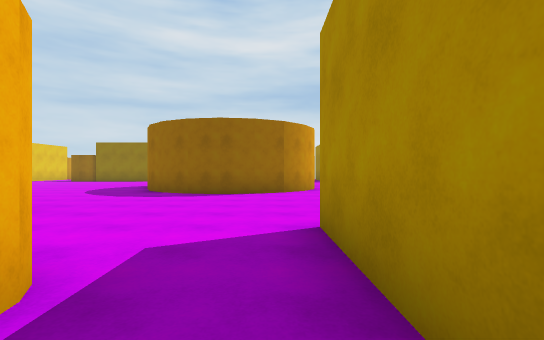
view 1 (above)

23 first-person views from a walk through a 3-D level made in the Unity game engine. The camera is 1.3 m above the floor, looks level and sees 85° across. The floor is counted in squares, 2 m on a side. Each view is taken from the middle of a square. On the plan, view 1 faces up. The plan holds only what a view shows up to about 9 squares ahead; the rest is blank. The place goes on beyond the plan.

view 2
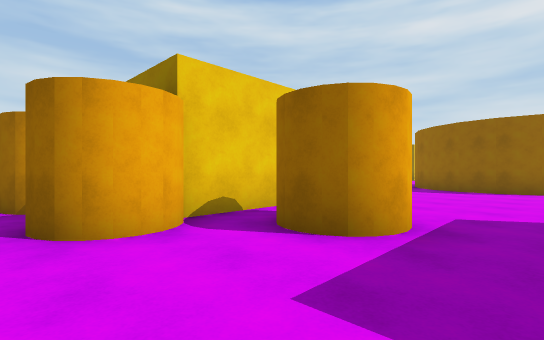

view 3
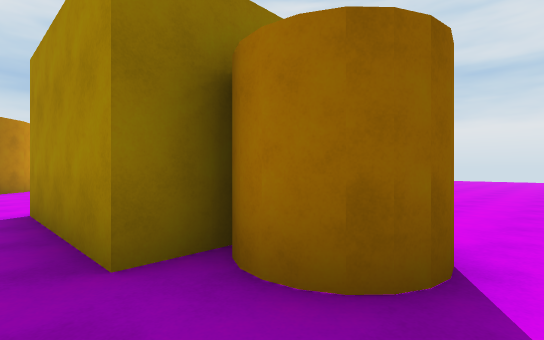

view 4
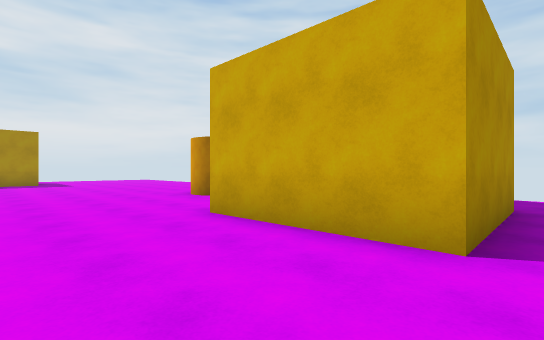

view 5
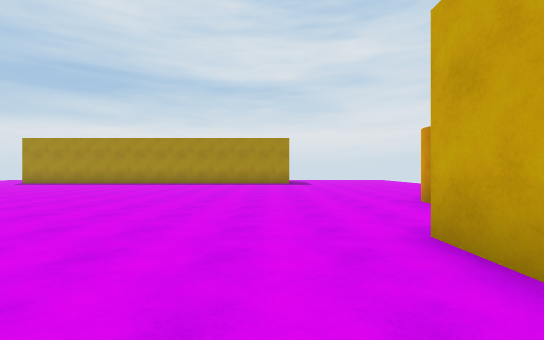

view 6
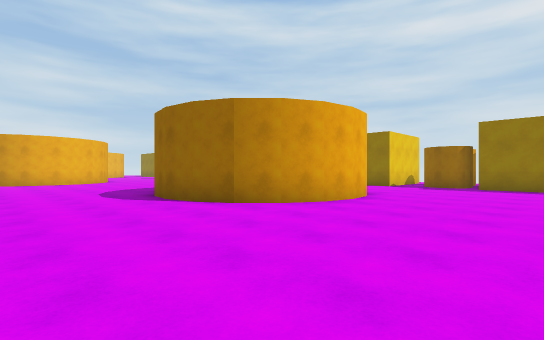

view 7
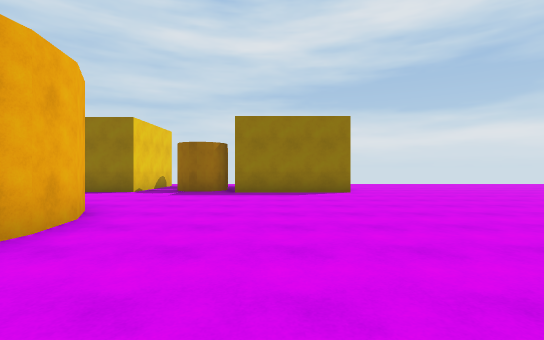

view 8
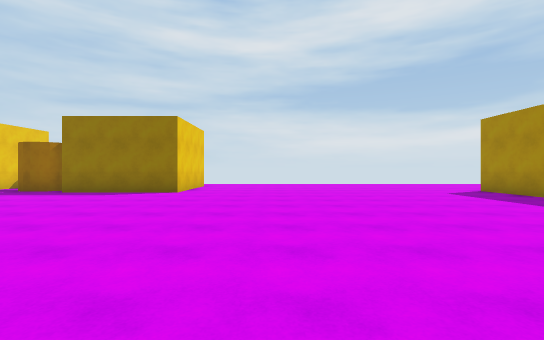

view 9
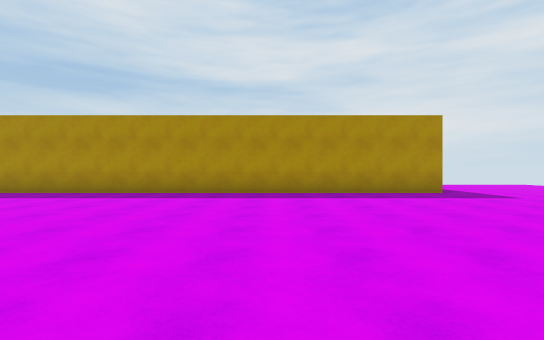

view 10
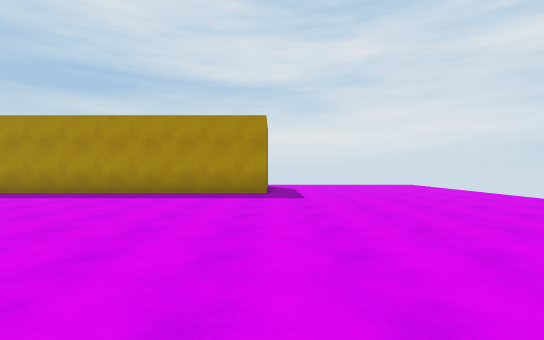

view 11
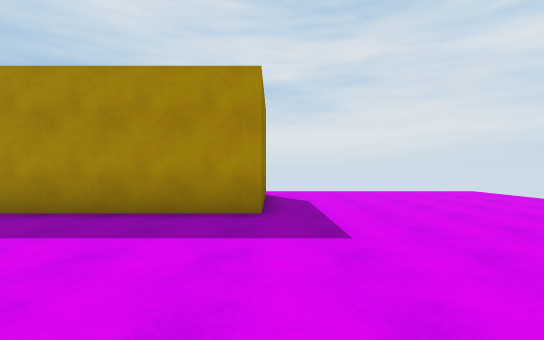

view 12
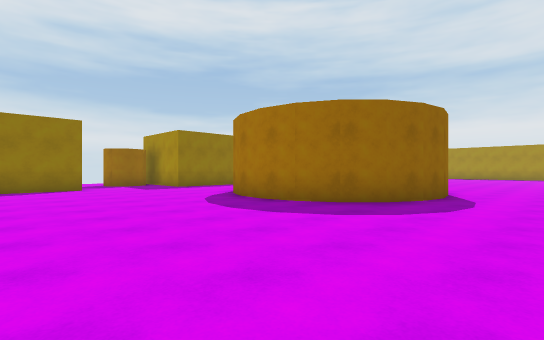

view 13
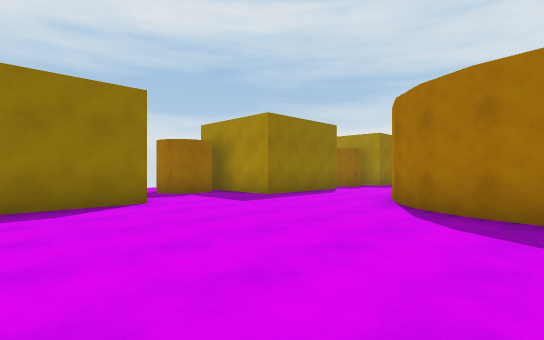

view 14
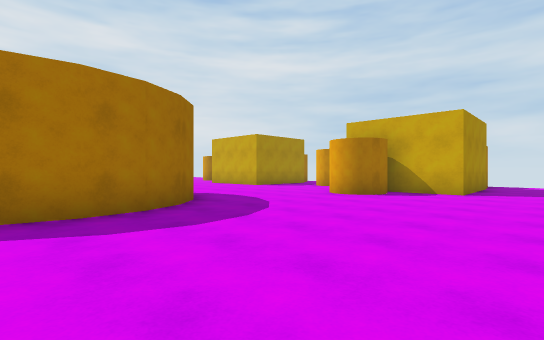

view 15
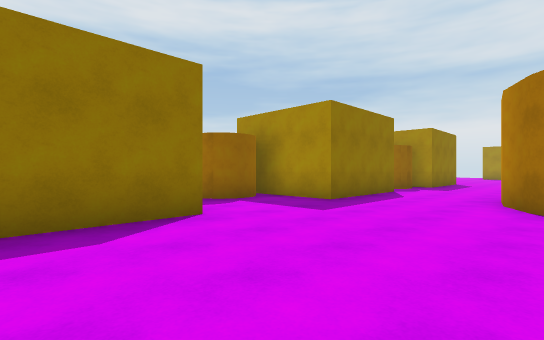

view 16
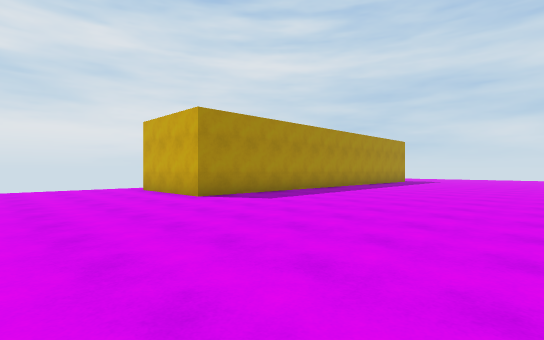

view 17
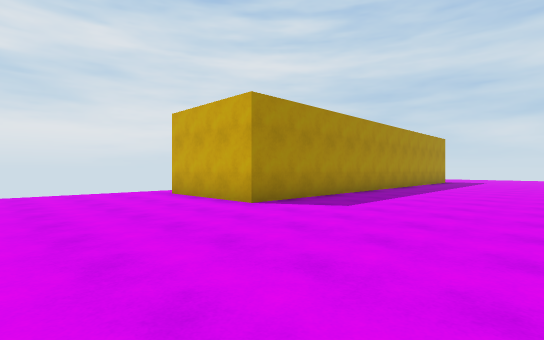

view 18
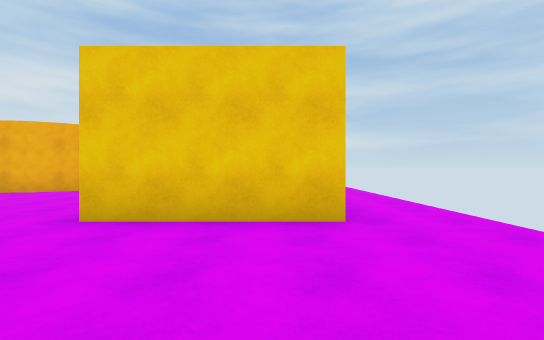

view 19
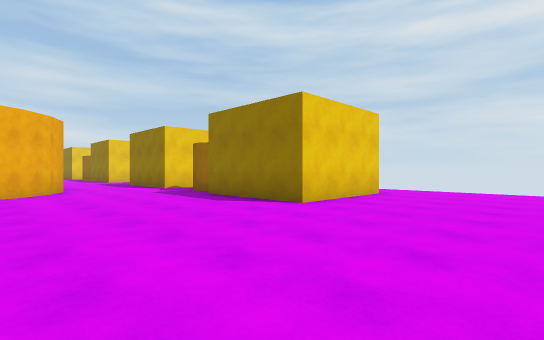

view 20
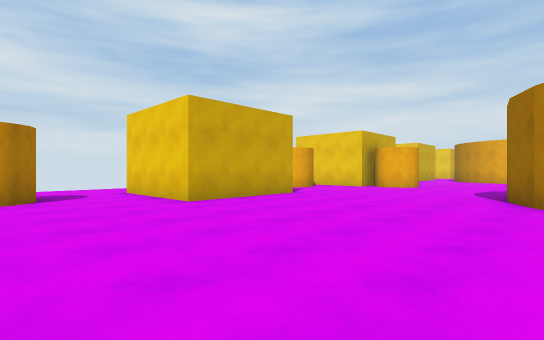

view 21
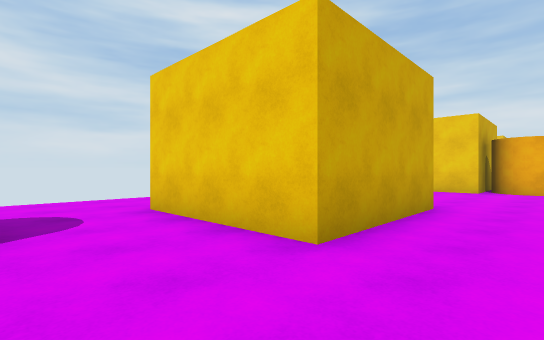

view 22
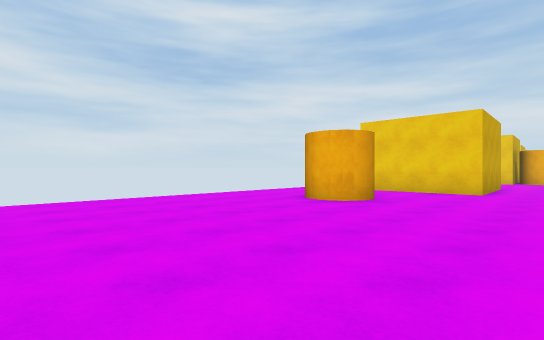

view 23
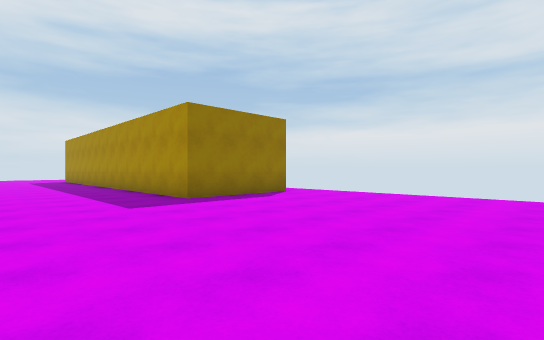

### Floor plan
Key: @ floor where view 1 was taken; # wall or solid block; . floor.
Columns run from 9 left of view 1 to 19 right of it. Each row starts with its distance up from view 1.
 21               ...............
 20                #.............
 19    .###        #.............
 18    ...#        #.............
 17 ###...####.#####.........###.
 16 .........................#
 15 .........................#
 14 .......##................#
 13 ......####...............#
 12 .....##  ##..............#
 11 .....#    #..............#
 10 .....##  ##..............#
  9 ......####...............#
  8 .......##................#
  7 .........................#
  6 .........................#
  5 ....#....................###
  4 ....##.......................
  3 ..####....####...............
  2  .#  #.#..#  #...............
  1  .#  #.#..#  #..#............
  0      #...@## ................
 -1    # ##....#.................
 -2    ..........................

Positions as (right, up) in squares from view 1, and headings:
1: (0, 0), facing up
2: (0, -2), facing up-left
3: (0, -2), facing up-right
4: (0, 6), facing down-right
5: (1, 5), facing right
6: (5, 5), facing up-left
7: (4, 8), facing up
8: (9, 8), facing up
9: (7, 9), facing right
10: (7, 4), facing right
11: (11, 4), facing right
12: (-9, 6), facing up-right
13: (-9, 11), facing up-right
14: (-9, 12), facing down-right
15: (-9, 13), facing up-right
16: (9, 21), facing down-right
17: (11, 21), facing down-right
18: (10, 19), facing left
19: (10, 12), facing up-left
20: (7, 9), facing down-left
21: (6, 5), facing down-left
22: (13, 5), facing down-left
23: (12, -2), facing up-right
